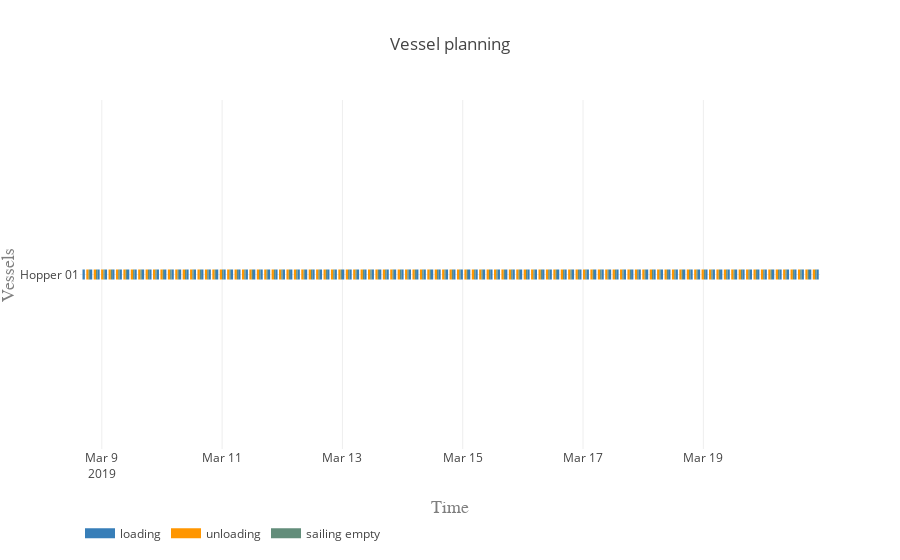

Write notebook code for a chart like this one.
### Markdown cell above
#### Vessel planning

### Code cell
vessels = [hopper]

activities = ['loading', 'unloading', 'sailing full', 'sailing empty']
colors = {0:'rgb(55,126,184)', 1:'rgb(255,150,0)', 2:'rgb(98, 192, 122)', 3:'rgb(98, 141, 122)'}

plot.vessel_planning(vessels, activities, colors)

### Figure 1 — Plotly figure (JSON) as saved in the notebook; plotly's stock layout.template omitted (floating-point values rounded to 4 significant figures; data arrays with more than 128 entries replaced by an {"elided": "..."} marker saying what was removed)
{"data": [{"connectgaps": false, "hoverinfo": "y+name", "line": {"color": "rgb(55,126,184)", "width": 10}, "mode": "lines", "name": "loading", "type": "scatter", "uid": "6265b1eb-8834-4b63-9619-96c8ef94041d", "x": {"elided": "500 str values"}, "y": {"elided": "500 str values"}}, {"connectgaps": false, "hoverinfo": "y+name", "line": {"color": "rgb(255,150,0)", "width": 10}, "mode": "lines", "name": "unloading", "type": "scatter", "uid": "8544bd6d-96a9-403e-b5e0-4706c76bb3f7", "x": {"elided": "500 str values"}, "y": {"elided": "500 str values"}}, {"connectgaps": false, "hoverinfo": "y+name", "line": {"color": "rgb(98, 192, 122)", "width": 10}, "mode": "lines", "name": "sailing full", "type": "scatter", "uid": "56fd834a-ab85-41c7-905e-46ce33a39893", "x": [], "y": []}, {"connectgaps": false, "hoverinfo": "y+name", "line": {"color": "rgb(98, 141, 122)", "width": 10}, "mode": "lines", "name": "sailing empty", "type": "scatter", "uid": "995c8e3a-dd74-40c5-ace8-3d3493cac4de", "x": {"elided": "990 str values"}, "y": {"elided": "990 str values"}}], "layout": {"hovermode": "closest", "legend": {"orientation": "h", "x": 0, "y": -0.2}, "title": "Vessel planning", "xaxis": {"range": ["2019-03-08 15:18:06", "2019-03-20 22:32:28.511561"], "title": "Time", "titlefont": {"color": "#7f7f7f", "family": "Courier New, monospace", "size": 18}}, "yaxis": {"title": "Vessels", "titlefont": {"color": "#7f7f7f", "family": "Courier New, monospace", "size": 18}}}}
